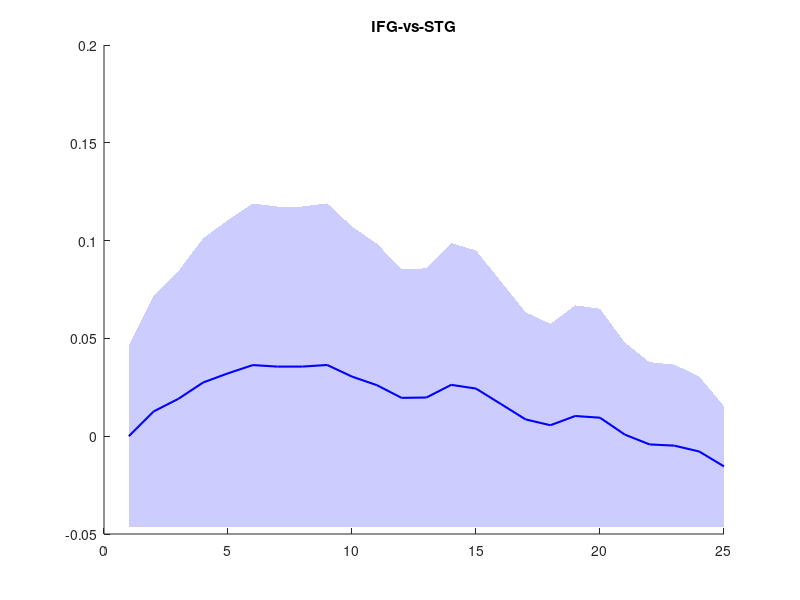

This chart was generated by the following MATLAB code: (Note: this script raises an error after producing the figure.)
% This just plot the result with two channels in matlab
% By Frank Hu, 2025-09

clear
result_example=load('./Example_data/example_results_forcast/brain_score_results.mat');

%% set two ROI for the plotting
ifg_roi = 3;
stg_roi = 17;

%%
figure
%
score = squeeze(mean(result_example.brain_score, 1))';  
std = squeeze(std(result_example.brain_score, 0, 1)/sqrt(size(result_example.brain_score,1)))'; % Compute standard error

roi1_mean = score(:,ifg_roi)-score(1,ifg_roi);
roi1_std = std(:,ifg_roi);
roi2_mean = score(:,stg_roi)-score(1,stg_roi);
roi2_std = std(:,stg_roi);

title('IFG-vs-STG')
hold on
fill([1:length(roi2_mean), fliplr(1:length(roi2_mean))], ...
     [(roi2_mean - roi2_std)', flipud(roi2_mean + roi2_std)'], ...
     'b', 'FaceAlpha', 0.2, 'EdgeColor', 'none') % Shaded area for STD
plot(roi2_mean, 'b', 'LineWidth', 1.5)

fill([1:length(roi1_mean), fliplr(1:length(roi1_mean))], ...
     [roi1_mean - roi1_std; flipud(roi1_mean + roi1_std)], ...
     'r', 'FaceAlpha', 0.2, 'EdgeColor', 'none') % Shaded area for STD
plot(roi1_mean, 'r', 'LineWidth', 1.5)

legend('STG STD','STG','IFG STD','IFG')
grid on
ylim([-0.05 0.05])

